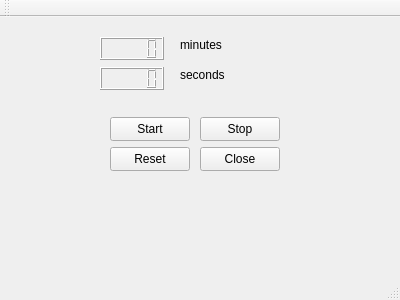
<?xml version="1.0" encoding="UTF-8"?>
<ui version="4.0">
 <class>MainWindow</class>
 <widget class="QMainWindow" name="MainWindow">
  <property name="geometry">
   <rect>
    <x>0</x>
    <y>0</y>
    <width>400</width>
    <height>300</height>
   </rect>
  </property>
  <property name="windowTitle">
   <string>MainWindow</string>
  </property>
  <widget class="QWidget" name="centralWidget">
   <widget class="QLCDNumber" name="lcdNumberMin">
    <property name="geometry">
     <rect>
      <x>100</x>
      <y>20</y>
      <width>64</width>
      <height>23</height>
     </rect>
    </property>
   </widget>
   <widget class="QLCDNumber" name="lcdNumberSec">
    <property name="geometry">
     <rect>
      <x>100</x>
      <y>50</y>
      <width>64</width>
      <height>23</height>
     </rect>
    </property>
   </widget>
   <widget class="QLabel" name="label">
    <property name="geometry">
     <rect>
      <x>180</x>
      <y>20</y>
      <width>49</width>
      <height>16</height>
     </rect>
    </property>
    <property name="text">
     <string>minutes</string>
    </property>
   </widget>
   <widget class="QLabel" name="label_2">
    <property name="geometry">
     <rect>
      <x>180</x>
      <y>50</y>
      <width>49</width>
      <height>16</height>
     </rect>
    </property>
    <property name="text">
     <string>seconds</string>
    </property>
   </widget>
   <widget class="QPushButton" name="startButton">
    <property name="geometry">
     <rect>
      <x>110</x>
      <y>100</y>
      <width>80</width>
      <height>24</height>
     </rect>
    </property>
    <property name="text">
     <string>Start</string>
    </property>
   </widget>
   <widget class="QPushButton" name="stopButton">
    <property name="geometry">
     <rect>
      <x>200</x>
      <y>100</y>
      <width>80</width>
      <height>24</height>
     </rect>
    </property>
    <property name="text">
     <string>Stop</string>
    </property>
   </widget>
   <widget class="QPushButton" name="resetButton">
    <property name="geometry">
     <rect>
      <x>110</x>
      <y>130</y>
      <width>80</width>
      <height>24</height>
     </rect>
    </property>
    <property name="text">
     <string>Reset</string>
    </property>
   </widget>
   <widget class="QPushButton" name="closeButton">
    <property name="geometry">
     <rect>
      <x>200</x>
      <y>130</y>
      <width>80</width>
      <height>24</height>
     </rect>
    </property>
    <property name="text">
     <string>Close</string>
    </property>
   </widget>
  </widget>
  <widget class="QMenuBar" name="menuBar">
   <property name="geometry">
    <rect>
     <x>0</x>
     <y>0</y>
     <width>400</width>
     <height>21</height>
    </rect>
   </property>
  </widget>
  <widget class="QToolBar" name="mainToolBar">
   <attribute name="toolBarArea">
    <enum>TopToolBarArea</enum>
   </attribute>
   <attribute name="toolBarBreak">
    <bool>false</bool>
   </attribute>
  </widget>
  <widget class="QStatusBar" name="statusBar"/>
 </widget>
 <layoutdefault spacing="6" margin="11"/>
 <resources/>
 <connections/>
</ui>
